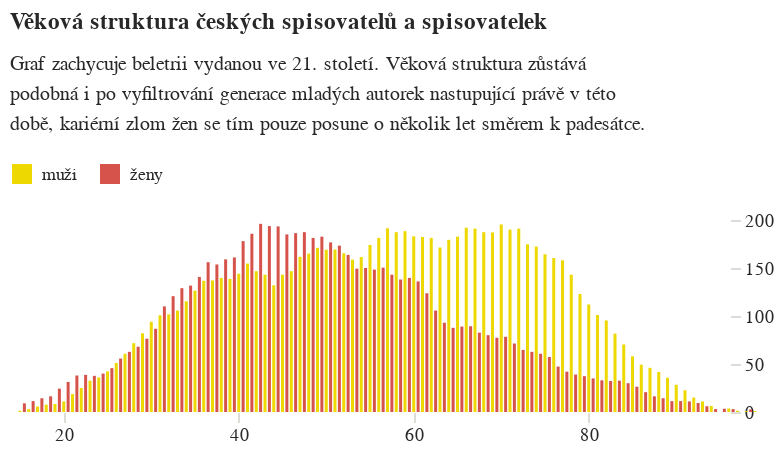

Here is the notebook cell this chart was saved with:
### Code cell
do_grafu_veky = proza20x24.with_columns(pl.col("gender").replace_strict({"m":"muži","f":"ženy"})).filter(
    pl.col('vek').is_between(15,100)
).to_pandas()
do_grafu_veky['plot_vek'] = do_grafu_veky.apply(lambda row: row['vek'] + 0.5 if row['gender'] == 'ženy' else row['vek'], axis=1)

graf_zlom = alt.Chart(do_grafu_veky,
          title=alt.Title('Věková struktura českých spisovatelů a spisovatelek',
                          subtitle=["Graf zachycuje beletrii vydanou ve 21. století. Věková struktura zůstává",
                                    "podobná i po vyfiltrování generace mladých autorek nastupující právě v této",
                                    "době, kariérní zlom žen se tím pouze posune o několik let směrem k padesátce."]),
          width=kredity['sirka'],
          height=kredity['vyska_nizkych'] * 1.6
).mark_bar(width=1.5).encode(
    alt.X("plot_vek:Q", title=None, axis=alt.Axis(tickCount=5, values=list(range(20, 100, 10))), 
          scale=alt.Scale(domain=[15, 95])),
    alt.Y("len:Q", stack=False, title=None, axis=alt.Axis(orient='right')),
    alt.Color("gender:N", title=None, legend=alt.Legend(orient="top"),
             scale=alt.Scale(range=['#EED801','#D6534B']))
).configure_view(
    stroke='transparent').configure_axis(grid=False, domain=False)

graf_zlom

### Figure 1 — Vega-Lite specification as saved in the notebook (floating-point values rounded to 4 significant figures; data arrays with more than 128 entries replaced by an {"elided": "..."} marker saying what was removed)
{"config": {"title": {"font": "Noticia Text", "fontSize": 11.5, "anchor": "start", "lineHeight": 19, "fontWeight": "bolder", "subtitleFont": "Noticia Text", "subtitleFontSize": 10, "subtitleLineHeight": 15, "subtitlePadding": 10, "dy": -10, "color": "#292829", "subtitleColor": "#292829"}, "axis": {"labelFont": "Asap", "titleFont": "Asap", "fontWeight": "lighter", "titleFontWeight": "lighter", "labelFontSize": 9, "titleFontSize": 9, "labelPadding": 2, "titlePadding": 9, "domainOpacity": 0, "tickColor": "#DCDDD6", "labelColor": "#292829", "domain": false, "grid": false}, "legend": {"labelFont": "Asap", "labelFontWeight": "normal", "titleFont": "Asap", "titleFontWeight": "normal", "labelFontSize": 9, "titleFontSize": 9, "labelColor": "#292829"}, "view": {"stroke": "transparent"}}, "data": {"name": "data-05d5e7fc9fbd1bbaa987d92b10426579"}, "mark": {"type": "bar", "width": 1.5}, "encoding": {"color": {"field": "gender", "legend": {"orient": "top"}, "scale": {"range": ["#EED801", "#D6534B"]}, "title": null, "type": "nominal"}, "x": {"axis": {"tickCount": 5, "values": [20, 30, 40, 50, 60, 70, 80, 90]}, "field": "plot_vek", "scale": {"domain": [15, 95]}, "title": null, "type": "quantitative"}, "y": {"axis": {"orient": "right"}, "field": "len", "stack": false, "title": null, "type": "quantitative"}}, "height": 96.0, "title": {"text": "Věková struktura českých spisovatelů a spisovatelek", "subtitle": ["Graf zachycuje beletrii vydanou ve 21. století. Věková struktura zůstává", "podobná i po vyfiltrování generace mladých autorek nastupující právě v této", "době, kariérní zlom žen se tím pouze posune o několik let směrem k padesátce."]}, "width": 360, "$schema": "https://vega.github.io/schema/vega-lite/v5.8.0.json", "datasets": {"data-05d5e7fc9fbd1bbaa987d92b10426579": {"elided": "167 records"}}}
